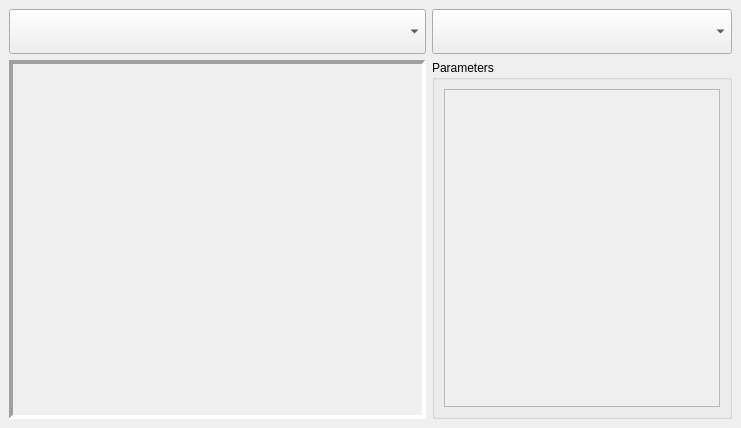
<?xml version="1.0" encoding="UTF-8"?>
<ui version="4.0">
 <class>MainWindow</class>
 <widget class="QMainWindow" name="MainWindow">
  <property name="geometry">
   <rect>
    <x>0</x>
    <y>0</y>
    <width>741</width>
    <height>428</height>
   </rect>
  </property>
  <property name="windowTitle">
   <string>Mapping Client - SONIA AUV ETS</string>
  </property>
  <property name="windowIcon">
   <iconset theme="camera-web">
    <normaloff>.</normaloff>.</iconset>
  </property>
  <property name="iconSize">
   <size>
    <width>64</width>
    <height>64</height>
   </size>
  </property>
  <widget class="QWidget" name="central_widget">
   <layout class="QGridLayout" name="gridLayout">
    <item row="0" column="0">
     <layout class="QHBoxLayout" name="proc_tree_layout">
      <item>
       <layout class="QVBoxLayout" name="image_layout">
        <item>
         <widget class="QComboBox" name="image_combo_box">
          <property name="minimumSize">
           <size>
            <width>0</width>
            <height>45</height>
           </size>
          </property>
         </widget>
        </item>
        <item>
         <widget class="FocusedFrame" name="image_frame">
          <property name="sizePolicy">
           <sizepolicy hsizetype="Expanding" vsizetype="Expanding">
            <horstretch>0</horstretch>
            <verstretch>0</verstretch>
           </sizepolicy>
          </property>
          <property name="minimumSize">
           <size>
            <width>0</width>
            <height>20</height>
           </size>
          </property>
          <property name="frameShape">
           <enum>QFrame::Panel</enum>
          </property>
          <property name="frameShadow">
           <enum>QFrame::Sunken</enum>
          </property>
          <property name="lineWidth">
           <number>4</number>
          </property>
         </widget>
        </item>
       </layout>
      </item>
      <item>
       <layout class="QVBoxLayout" name="proc_unit_layout">
        <item>
         <widget class="QComboBox" name="proc_tree_combo_box">
          <property name="sizePolicy">
           <sizepolicy hsizetype="Fixed" vsizetype="Fixed">
            <horstretch>0</horstretch>
            <verstretch>0</verstretch>
           </sizepolicy>
          </property>
          <property name="minimumSize">
           <size>
            <width>300</width>
            <height>45</height>
           </size>
          </property>
         </widget>
        </item>
        <item>
         <widget class="QGroupBox" name="parameter_groupbox">
          <property name="sizePolicy">
           <sizepolicy hsizetype="Fixed" vsizetype="MinimumExpanding">
            <horstretch>0</horstretch>
            <verstretch>0</verstretch>
           </sizepolicy>
          </property>
          <property name="minimumSize">
           <size>
            <width>300</width>
            <height>0</height>
           </size>
          </property>
          <property name="title">
           <string>Parameters</string>
          </property>
          <layout class="QVBoxLayout" name="verticalLayout_2">
           <item>
            <widget class="ParameterContainer" name="parameter_container">
             <property name="layoutDirection">
              <enum>Qt::LeftToRight</enum>
             </property>
             <property name="midLineWidth">
              <number>0</number>
             </property>
             <property name="verticalScrollBarPolicy">
              <enum>Qt::ScrollBarAsNeeded</enum>
             </property>
             <property name="horizontalScrollBarPolicy">
              <enum>Qt::ScrollBarAlwaysOff</enum>
             </property>
             <property name="widgetResizable">
              <bool>true</bool>
             </property>
             <property name="alignment">
              <set>Qt::AlignLeading|Qt::AlignLeft|Qt::AlignTop</set>
             </property>
             <widget class="QWidget" name="parameter_container_widget">
              <property name="geometry">
               <rect>
                <x>0</x>
                <y>0</y>
                <width>268</width>
                <height>293</height>
               </rect>
              </property>
             </widget>
            </widget>
           </item>
          </layout>
         </widget>
        </item>
       </layout>
      </item>
     </layout>
    </item>
   </layout>
  </widget>
  <widget class="QMenuBar" name="menubar">
   <property name="geometry">
    <rect>
     <x>0</x>
     <y>0</y>
     <width>741</width>
     <height>22</height>
    </rect>
   </property>
  </widget>
  <action name="action_quit">
   <property name="enabled">
    <bool>true</bool>
   </property>
   <property name="icon">
    <iconset theme="application-exit">
     <normaloff>.</normaloff>.</iconset>
   </property>
   <property name="text">
    <string>&amp;Quit</string>
   </property>
   <property name="shortcut">
    <string>Ctrl+Q</string>
   </property>
   <property name="iconVisibleInMenu">
    <bool>true</bool>
   </property>
  </action>
  <action name="action_save_filter_chain">
   <property name="enabled">
    <bool>true</bool>
   </property>
   <property name="icon">
    <iconset theme="document-save">
     <normaloff>.</normaloff>.</iconset>
   </property>
   <property name="text">
    <string>&amp;Save Filter Chain</string>
   </property>
   <property name="shortcut">
    <string>Ctrl+S</string>
   </property>
   <property name="iconVisibleInMenu">
    <bool>true</bool>
   </property>
  </action>
  <action name="action_create_execution">
   <property name="enabled">
    <bool>true</bool>
   </property>
   <property name="icon">
    <iconset theme="list-add">
     <normaloff>.</normaloff>.</iconset>
   </property>
   <property name="text">
    <string>Create an Execution</string>
   </property>
   <property name="shortcut">
    <string>Ctrl+N</string>
   </property>
   <property name="iconVisibleInMenu">
    <bool>true</bool>
   </property>
  </action>
  <action name="action_reload_executions">
   <property name="enabled">
    <bool>true</bool>
   </property>
   <property name="icon">
    <iconset theme="view-refresh">
     <normaloff>.</normaloff>.</iconset>
   </property>
   <property name="text">
    <string>Reload Executions</string>
   </property>
   <property name="shortcut">
    <string>F5</string>
   </property>
   <property name="iconVisibleInMenu">
    <bool>true</bool>
   </property>
  </action>
  <action name="action_manage_filter_chains">
   <property name="enabled">
    <bool>true</bool>
   </property>
   <property name="icon">
    <iconset theme="document-properties">
     <normaloff>.</normaloff>.</iconset>
   </property>
   <property name="text">
    <string>Manage Filter Chains</string>
   </property>
   <property name="iconVisibleInMenu">
    <bool>true</bool>
   </property>
  </action>
  <action name="action_stop_execution">
   <property name="enabled">
    <bool>true</bool>
   </property>
   <property name="icon">
    <iconset theme="stop">
     <normaloff>.</normaloff>.</iconset>
   </property>
   <property name="text">
    <string>Stop Execution</string>
   </property>
   <property name="shortcut">
    <string>Del</string>
   </property>
   <property name="iconVisibleInMenu">
    <bool>true</bool>
   </property>
  </action>
 </widget>
 <customwidgets>
  <customwidget>
   <class>ParameterContainer</class>
   <extends>QScrollArea</extends>
   <header>rqt_mapping_client/widgets/parameter_container.h</header>
   <container>1</container>
  </customwidget>
  <customwidget>
   <class>FocusedFrame</class>
   <extends>QFrame</extends>
   <header>rqt_mapping_client/widgets/focused_frame.h</header>
   <container>1</container>
  </customwidget>
 </customwidgets>
 <resources/>
 <connections/>
</ui>
